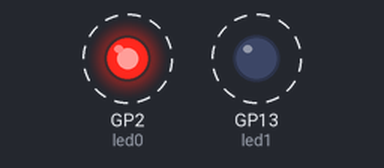
Bench run of a program on a simulated Raspberry Pi Pico running MicroPython. Parts: output pins drawn as LEDs (lit = HIGH). Wiring (from the project's diagram.json): red LED on GP2, blue LED on GP13. Dashed ring = blinking.

Above: at 0.2 s.
Timing chart, 0 to 3.5 s (numbered marks = the images above):
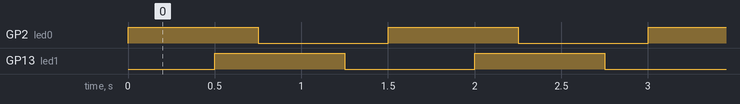

Measured:
- by itself, GP2 (led0), GP13 (led1): alternates HIGH for 0.75 s and LOW for 0.75 s
- by itself, everything shown: repeats every 1.5 s, in 4 steps

The program:

main.py
```python
from machine import Pin
from time import sleep

led0 = Pin(2, Pin.OUT)
led1 = Pin(13, Pin.OUT)


while True:
    led0.on()
    sleep(0.5)
    led1.on()
    sleep(0.25)

    led0.off()
    sleep(0.5)
    led1.off()
    sleep(0.25)
```
